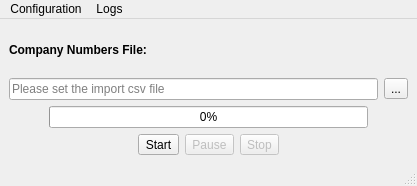
<?xml version="1.0" encoding="UTF-8"?>
<ui version="4.0">
 <class>MainWindow</class>
 <widget class="QMainWindow" name="MainWindow">
  <property name="geometry">
   <rect>
    <x>0</x>
    <y>0</y>
    <width>417</width>
    <height>186</height>
   </rect>
  </property>
  <property name="minimumSize">
   <size>
    <width>417</width>
    <height>186</height>
   </size>
  </property>
  <property name="maximumSize">
   <size>
    <width>417</width>
    <height>186</height>
   </size>
  </property>
  <property name="windowTitle">
   <string>Companies House Web Scrapping Tool</string>
  </property>
  <property name="windowIcon">
   <iconset resource="resources/main.qrc">
    <normaloff>:/iconos/ico/32x32/taskx.png</normaloff>:/iconos/ico/32x32/taskx.png</iconset>
  </property>
  <widget class="QWidget" name="centralwidget">
   <layout class="QVBoxLayout" name="verticalLayout_3">
    <item>
     <layout class="QVBoxLayout" name="verticalLayout">
      <item>
       <widget class="QLabel" name="label">
        <property name="font">
         <font>
          <weight>75</weight>
          <bold>true</bold>
         </font>
        </property>
        <property name="text">
         <string>Company Numbers File:</string>
        </property>
       </widget>
      </item>
      <item>
       <layout class="QHBoxLayout" name="horizontalLayout">
        <item>
         <widget class="QLineEdit" name="lineImport">
          <property name="readOnly">
           <bool>true</bool>
          </property>
          <property name="placeholderText">
           <string>Please set the import csv file</string>
          </property>
         </widget>
        </item>
        <item>
         <widget class="QToolButton" name="btnFindImport">
          <property name="text">
           <string>...</string>
          </property>
          <property name="icon">
           <iconset resource="resources/main.qrc">
            <normaloff>:/iconos/ico/32x32/_search- (Copiar).png</normaloff>:/iconos/ico/32x32/_search- (Copiar).png</iconset>
          </property>
         </widget>
        </item>
       </layout>
      </item>
     </layout>
    </item>
    <item>
     <layout class="QHBoxLayout" name="horizontalLayout_4">
      <item>
       <spacer name="horizontalSpacer">
        <property name="orientation">
         <enum>Qt::Horizontal</enum>
        </property>
        <property name="sizeType">
         <enum>QSizePolicy::Fixed</enum>
        </property>
        <property name="sizeHint" stdset="0">
         <size>
          <width>40</width>
          <height>20</height>
         </size>
        </property>
       </spacer>
      </item>
      <item>
       <widget class="QProgressBar" name="progressBar">
        <property name="value">
         <number>0</number>
        </property>
       </widget>
      </item>
      <item>
       <spacer name="horizontalSpacer_2">
        <property name="orientation">
         <enum>Qt::Horizontal</enum>
        </property>
        <property name="sizeType">
         <enum>QSizePolicy::Fixed</enum>
        </property>
        <property name="sizeHint" stdset="0">
         <size>
          <width>40</width>
          <height>20</height>
         </size>
        </property>
       </spacer>
      </item>
     </layout>
    </item>
    <item>
     <layout class="QHBoxLayout" name="horizontalLayout_3">
      <item>
       <spacer name="horizontalSpacer_3">
        <property name="orientation">
         <enum>Qt::Horizontal</enum>
        </property>
        <property name="sizeHint" stdset="0">
         <size>
          <width>40</width>
          <height>20</height>
         </size>
        </property>
       </spacer>
      </item>
      <item>
       <widget class="QToolButton" name="btnStart">
        <property name="text">
         <string>Start</string>
        </property>
        <property name="icon">
         <iconset resource="resources/main.qrc">
          <normaloff>:/iconos/ico/32x32/Play.png</normaloff>:/iconos/ico/32x32/Play.png</iconset>
        </property>
        <property name="iconSize">
         <size>
          <width>32</width>
          <height>32</height>
         </size>
        </property>
        <property name="toolButtonStyle">
         <enum>Qt::ToolButtonTextBesideIcon</enum>
        </property>
       </widget>
      </item>
      <item>
       <widget class="QToolButton" name="btnPause">
        <property name="enabled">
         <bool>false</bool>
        </property>
        <property name="text">
         <string>Pause</string>
        </property>
        <property name="icon">
         <iconset resource="resources/main.qrc">
          <normaloff>:/iconos/ico/32x32/_-sign-ban- (Copiar).png</normaloff>:/iconos/ico/32x32/_-sign-ban- (Copiar).png</iconset>
        </property>
        <property name="iconSize">
         <size>
          <width>32</width>
          <height>32</height>
         </size>
        </property>
        <property name="toolButtonStyle">
         <enum>Qt::ToolButtonTextBesideIcon</enum>
        </property>
       </widget>
      </item>
      <item>
       <widget class="QToolButton" name="btnStop">
        <property name="enabled">
         <bool>false</bool>
        </property>
        <property name="text">
         <string>Stop</string>
        </property>
        <property name="icon">
         <iconset resource="resources/main.qrc">
          <normaloff>:/iconos/ico/32x32/_-sign-error- (Copiar).png</normaloff>:/iconos/ico/32x32/_-sign-error- (Copiar).png</iconset>
        </property>
        <property name="iconSize">
         <size>
          <width>32</width>
          <height>32</height>
         </size>
        </property>
        <property name="toolButtonStyle">
         <enum>Qt::ToolButtonTextBesideIcon</enum>
        </property>
       </widget>
      </item>
      <item>
       <spacer name="horizontalSpacer_4">
        <property name="orientation">
         <enum>Qt::Horizontal</enum>
        </property>
        <property name="sizeHint" stdset="0">
         <size>
          <width>40</width>
          <height>20</height>
         </size>
        </property>
       </spacer>
      </item>
     </layout>
    </item>
   </layout>
  </widget>
  <widget class="QMenuBar" name="menubar">
   <property name="geometry">
    <rect>
     <x>0</x>
     <y>0</y>
     <width>417</width>
     <height>21</height>
    </rect>
   </property>
   <widget class="QMenu" name="menuConfiguration">
    <property name="title">
     <string>Configuration</string>
    </property>
    <addaction name="actionConfiguration"/>
    <addaction name="separator"/>
    <addaction name="actionExit"/>
   </widget>
   <widget class="QMenu" name="menuHelp">
    <property name="title">
     <string>Logs</string>
    </property>
    <addaction name="actionOpen_Log"/>
   </widget>
   <addaction name="menuConfiguration"/>
   <addaction name="menuHelp"/>
  </widget>
  <widget class="QStatusBar" name="statusbar"/>
  <action name="actionAbout_this">
   <property name="icon">
    <iconset resource="resources/main.qrc">
     <normaloff>:/iconos/ico/32x32/_star- (Copiar).png</normaloff>:/iconos/ico/32x32/_star- (Copiar).png</iconset>
   </property>
   <property name="text">
    <string>&amp;About this</string>
   </property>
  </action>
  <action name="actionConfiguration">
   <property name="icon">
    <iconset resource="resources/main.qrc">
     <normaloff>:/iconos/ico/32x32/_-cogs- (Copiar).png</normaloff>:/iconos/ico/32x32/_-cogs- (Copiar).png</iconset>
   </property>
   <property name="text">
    <string>Configuration</string>
   </property>
  </action>
  <action name="actionExit">
   <property name="icon">
    <iconset resource="resources/main.qrc">
     <normaloff>:/iconos/ico/32x32/_-sign-error- (Copiar).png</normaloff>:/iconos/ico/32x32/_-sign-error- (Copiar).png</iconset>
   </property>
   <property name="text">
    <string>Exit</string>
   </property>
  </action>
  <action name="actionOpen_Log">
   <property name="icon">
    <iconset resource="resources/main.qrc">
     <normaloff>:/iconos/ico/32x32/Copiar.png</normaloff>:/iconos/ico/32x32/Copiar.png</iconset>
   </property>
   <property name="text">
    <string>Open Log</string>
   </property>
  </action>
 </widget>
 <resources>
  <include location="resources/main.qrc"/>
 </resources>
 <connections/>
</ui>
